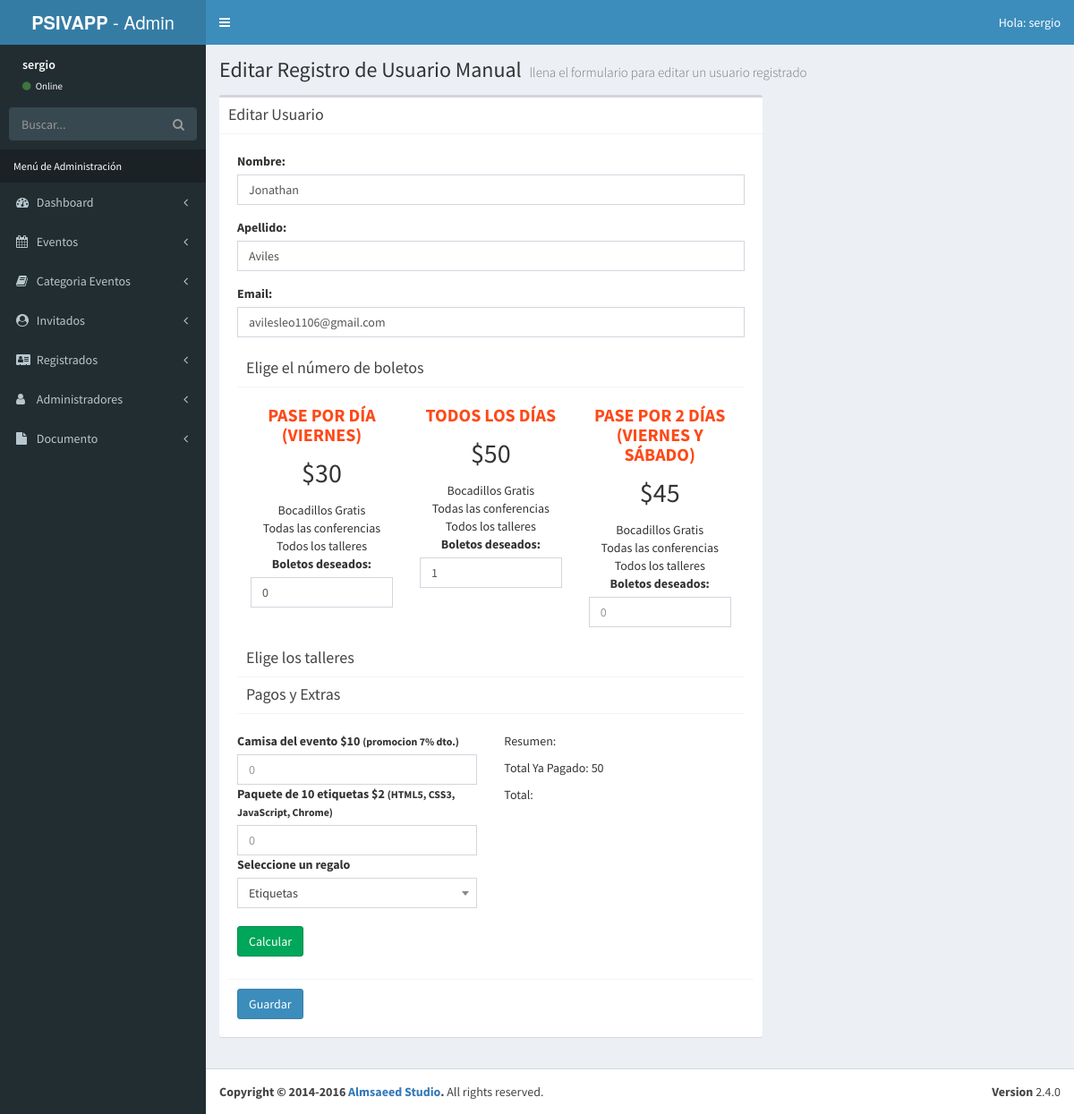
/admin/editar-registro.php?id=2 (signed in), run on the app's committed database.
### tables this page shows
CREATE TABLE `registrados` (
  `ID_Registrado` bigint(20) unsigned NOT NULL AUTO_INCREMENT,
  `nombre_registrado` varchar(50) NOT NULL,
  `apellido_registrado` varchar(50) NOT NULL,
  `email_registrado` varchar(100) NOT NULL,
  `fecha_registro` datetime NOT NULL,
  `pases_articulos` longtext NOT NULL,
  `talleres_registrados` longtext NOT NULL,
  `regalo` int(11) NOT NULL,
  `total_pagado` varchar(50) NOT NULL,
  `pagado` int(11) NOT NULL,
  PRIMARY KEY (`ID_Registrado`),
  KEY `regalo` (`regalo`),
  CONSTRAINT `registrados_ibfk_1` FOREIGN KEY (`regalo`) REFERENCES `regalos` (`ID_regalo`)
);

### admin/editar-registro.php (the view, shortened to what this page needs)
<?php
        $id = $_GET['id'];
        include_once 'templates/header.php';
        include_once 'funciones/funciones.php';
        include_once 'templates/barra.php';
        include_once 'templates/navegacion.php';
?>
  <div class="content-wrapper">
    <section class="content-header">
      <h1>
        Editar Registro de Usuario Manual
        <small>llena el formulario para editar un usuario registrado</small>
      </h1>
    </section>
        <div class="row">
                <div class="col-md-8">
                <section class="content">
                  <div class="box">
                    <div class="box-header with-border">
                      <h3 class="box-title">Editar Usuario</h3>
                    </div>
                    <div class="box-body">
                        <?php
                            $sql = "SELECT * FROM registrados WHERE ID_Registrado = $id ";
                            $resultado = $conn->query($sql);
                            $registrado = $resultado->fetch_assoc();
                        ?>
                        <form class="editar-registrado" role="form" name="guardar-registro" id="guardar-registro" method="post" action="modelo-registrado.php">
                              <div class="box-body">
                                    <div class="form-group">
                                          <label for="nombre_registrado">Nombre:</label>
                                          <input value="<?php echo $registrado['nombre_registrado']; ?>" type="text" class="form-control" id="nombre" name="nombre" placeholder="Nombre" >
                                    </div>
                                    <div class="form-group">
                                          <label for="apellido">Apellido:</label>
                                          <input value="<?php echo $registrado['apellido_registrado']; ?>" type="text" class="form-control" id="apellido" name="apellido" placeholder="Apellido">
                                    </div>
                                    <div class="form-group">
                                          <label for="email">Email:</label>
                                          <input value="<?php echo $registrado['email_registrado']; ?>" type="email" class="form-control" id="email" name="email" placeholder="Email">
                                    </div>
                                    <?php
                                        $pedido = $registrado['pases_articulos'];
                                        $boletos = json_decode($pedido, true);
                                    ?>
                                    <div class="form-group">
                                        <div id="paquetes" class="paquetes">
                                            <div class="box-header with-border">
                                                <h3 class="box-title">Elige el número de boletos</h3>
                                            </div>
                                          <ul class="lista-precios clearfix row">
                                              <li class="col-md-4">
                                                    <div class="tabla-precio text-center">
                                                        <h3>Pase por día (viernes)</h3>
                                                        <p class="numero">$30</p>
                                                        <ul>
                                                          <li>Bocadillos Gratis</li>
                                                          <li>Todas las conferencias</li>
                                                          <li>Todos los talleres</li>
                                                        </ul>
                                                        <div class="orden">
                                                            <label for="pase_dia">Boletos deseados:</label>
                                                            <input value="<?php echo $boletos['un_dia']['cantidad']; ?>" type="number" class="form-control" min="0" id="pase_dia" size="3" name="boletos[un_dia][cantidad]" placeholder="0">
                                                        </div>
                                                    </div>
                                              </li>
                                              <li class="col-md-4">
                                                    <div class="tabla-precio text-center">
                                                        <h3>Todos los días</h3>
                                                        <p class="numero">$50</p>
                                                        <ul>
                                                          <li>Bocadillos Gratis</li>
                                                          <li>Todas las conferencias</li>
                                                          <li>Todos los talleres</li>
                                                        </ul>
                                                        <div class="orden">
                                                            <label for="pase_completo">Boletos deseados:</label>
                                                            <input  value="<?php echo $boletos['pase_completo']['cantidad']; ?>" type="number" class="form-control" min="0" id="pase_completo" size="3" name="boletos[completo][cantidad]" placeholder="0">
                                                        </div>
                                                    </div>
                                              </li>
                                              <li class="col-md-4">
                                                    <div class="tabla-precio text-center">
                                                        <h3>Pase por 2 días (viernes y sábado)</h3>
                                                        <p class="numero">$45</p>
                                                        <ul>
                                                          <li>Bocadillos Gratis</li>
                                                          <li>Todas las conferencias</li>
                                                          <li>Todos los talleres</li>
                                                        </ul>
                                                        <div class="orden">
                                                            <label for="pase_dosdias">Boletos deseados:</label>
                                                            <input  value="<?php echo $boletos['pase_2dias']['cantidad']; ?>" type="number" class="form-control" min="0" id="pase_dosdias" size="3" name="boletos[2dias][cantidad]" placeholder="0">
                                                        </div>
                                                    </div>
                                              </li>
                                          </ul>
                                        </div>
                                    </div>
                                    <div class="form-group">
                                        <div class="box-header with-border">
                                            <h3 class="box-title">Elige los talleres</h3>
                                        </div>
                                             <div id="resumen" class="resumen ">
                                                 <div class="box-header with-border">
                                                     <h3 class="box-title">Pagos y Extras</h3>
                                                 </div>
                                                 <br>
                                                <div class="caja clearfix row">
                                                      <div class="extras col-md-6">
                                                            <div class="orden">
                                                                <label for="camisa_evento">Camisa del evento $10 <small>(promocion 7% dto.)</small></label>
                                                                <input value="<?php echo $boletos['camisas']; ?>" type="number" class="form-control" min="0" id="camisa_evento" name="pedido_extra[camisas][cantidad]" size="3" placeholder="0">
                                                            </div>
                                                            <div class="orden">
                                                                <label for="etiquetas">Paquete de 10 etiquetas $2 <small>(HTML5, CSS3, JavaScript, Chrome)</small></label>
                                                                <input value="<?php echo $boletos['etiquetas']; ?>" type="number" class="form-control" min="0" id="etiquetas" name="pedido_extra[etiquetas][cantidad]" size="3" placeholder="0">
                                                            </div>
                                                            <div class="orden">
                                                                <label for="regalo">Seleccione un regalo</label> <br>
                                                            </div>
                                                            <br>
                                                            <input type="button" id="calcular" class="btn btn-success" value="Calcular">
                                                      </div>
                                                      <div class="total col-md-6">
                                                          <p>Resumen:</p>
                                                          <p>Total Ya Pagado: <?php echo (float) $registrado['total_pagado']; ?></p>
                                                          <p>Total:</p>
                                                      </div>
                                                </div>
                                             </div>
                                    </div>
                              </div>
                              <div class="box-footer">
                                  <button type="submit" class="btn btn-primary" id="btnRegistro">Guardar</button>
                              </div>
                        </form>
                    </div>
                  </div>
                </section>
                </div>
        </div>
  </div>
  <?php
          include_once 'templates/footer.php';
  ?>

### admin/css/admin.css (style rules this page uses)
.tabla-precio ul, ul.lista-precios { list-style: none; padding:0; margin:0; }
ul.lista-precios li .numero { font-size: 30px; }
.tabla-precio h3 { text-transform: uppercase; font-size: 20px; font-weight: bold; color: #fe4918; }

### data on the page
registrados: nombre "Jonathan", apellido "Aviles", email "avilesleo1106@gmail.com", pases_articulos "0", pases_articulos "1", total_pagado "50"

### other printed values
$_SESSION['nombre'] "sergio"
